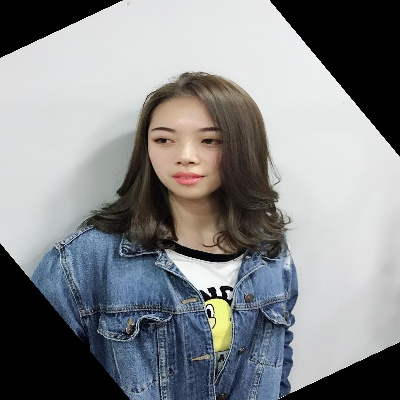
#> input picture test.jpg, 400 x 400 px
$ python '3.2_傅里叶变换.py'
#> lines starting #> are read from the running program, lines starting #| are printed output that depends on the picture
# -*- coding: utf-8 -*-
"""
@Time    : 09/06/18 09:07
@Author  : XJH
"""

# 3.2.1 高通滤波器
import cv2
import numpy as np
from scipy import ndimage
from skimage import io

kernel_3x3 = np.array([[-1, -1, -1],
                      [-1, 8, -1],
                      [-1, -1, -1]])

kernel_5x5 = np.array([[-1, -1, -1, -1, -1],
                      [-1, 1, 2, 1, -1],
                      [-1, 2, 4, 2, -1],
                      [-1, 1, 2, 1, -1],
                      [-1, -1, -1, -1, -1]])
img = io.imread('../test.jpg', as_gray=True)
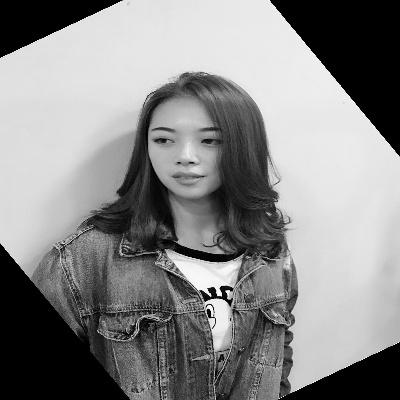
#> img: shape (400, 400) float64; min 0, max 1, mean 0.534
k3 = ndimage.convolve(img, kernel_3x3)
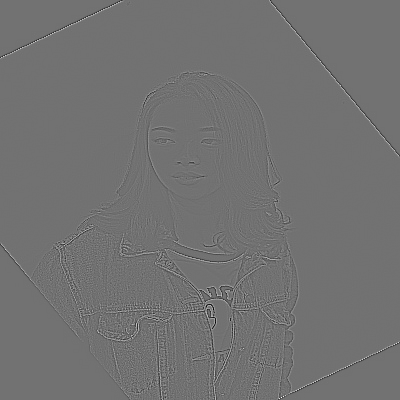
#> k3: shape (400, 400) float64; min -5.69, max 7.04, mean -1.39e-17; drawn with min black and max white
k5 = ndimage.convolve(img, kernel_5x5)
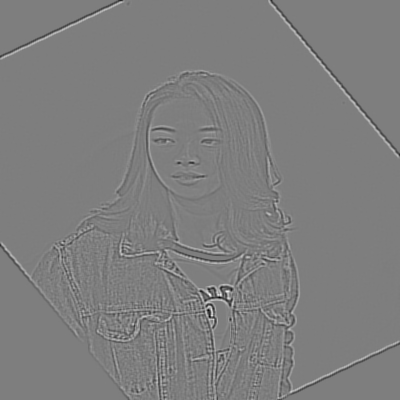
#> k5: shape (400, 400) float64; min -8.8, max 8.95, mean -4.36e-17; drawn with min black and max white
blurred = cv2.GaussianBlur(img, (11, 11), 0)            # 高斯滤波
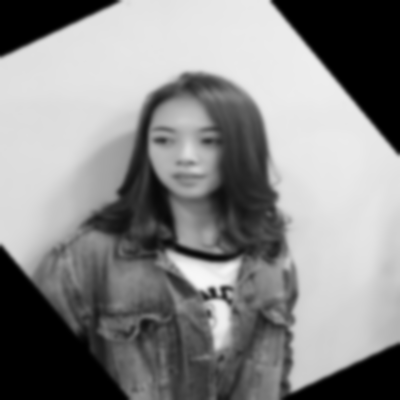
#> blurred: shape (400, 400) float64; min 0, max 0.97, mean 0.534
g_hpf = img - blurred
cv2.imshow("3x3", k3)
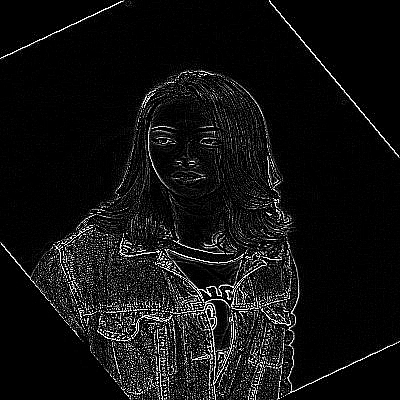
#> window '3x3': shape (400, 400); min 0, max 255, mean 17.5
cv2.imshow("5x5", k5)
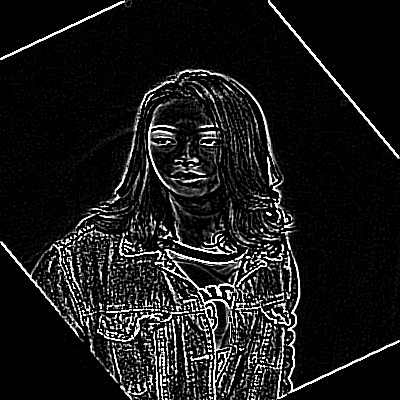
#> window '5x5': shape (400, 400); min 0, max 255, mean 25.5
cv2.imshow("g_hpef", g_hpf)
cv2.waitKey()
cv2.destroyAllWindows()
